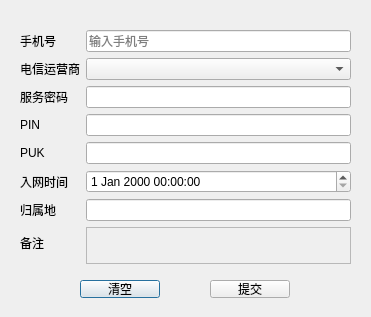
<?xml version="1.0" encoding="UTF-8"?>
<ui version="4.0">
    <class>PhoneAddDlg</class>
    <widget class="QDialog" name="PhoneAddDlg">
        <property name="geometry">
            <rect>
                <x>0</x>
                <y>0</y>
                <width>371</width>
                <height>317</height>
            </rect>
        </property>
        <property name="windowTitle">
            <string>新增手机号</string>
        </property>
        <widget class="QWidget" name="formLayoutWidget">
            <property name="geometry">
                <rect>
                    <x>20</x>
                    <y>30</y>
                    <width>331</width>
                    <height>234</height>
                </rect>
            </property>
            <layout class="QFormLayout" name="fLay">
                <item row="0" column="0">
                    <widget class="QLabel" name="labelPhone">
                        <property name="text">
                            <string>手机号</string>
                        </property>
                    </widget>
                </item>
                <item row="0" column="1">
                    <widget class="QLineEdit" name="editPhone">
                        <property name="placeholderText">
                            <string>输入手机号</string>
                        </property>
                    </widget>
                </item>
                <item row="1" column="0">
                    <widget class="QLabel" name="labelTeleOper">
                        <property name="text">
                            <string>电信运营商</string>
                        </property>
                    </widget>
                </item>
                <item row="1" column="1">
                    <widget class="QComboBox" name="editTeleOper"/>
                </item>
                <item row="2" column="0">
                    <widget class="QLabel" name="labelServicePwd">
                        <property name="text">
                            <string>服务密码</string>
                        </property>
                    </widget>
                </item>
                <item row="2" column="1">
                    <widget class="QLineEdit" name="editServicePwd"/>
                </item>
                <item row="3" column="0">
                    <widget class="QLabel" name="labelPin">
                        <property name="text">
                            <string>PIN</string>
                        </property>
                    </widget>
                </item>
                <item row="4" column="0">
                    <widget class="QLabel" name="labelPuk">
                        <property name="text">
                            <string>PUK</string>
                        </property>
                    </widget>
                </item>
                <item row="5" column="0">
                    <widget class="QLabel" name="labelJoinTime">
                        <property name="text">
                            <string>入网时间</string>
                        </property>
                    </widget>
                </item>
                <item row="6" column="0">
                    <widget class="QLabel" name="labelPhoneArea">
                        <property name="text">
                            <string>归属地</string>
                        </property>
                    </widget>
                </item>
                <item row="3" column="1">
                    <widget class="QLineEdit" name="editPin"/>
                </item>
                <item row="4" column="1">
                    <widget class="QLineEdit" name="editPuk"/>
                </item>
                <item row="5" column="1">
                    <widget class="QDateTimeEdit" name="editJoinTime"/>
                </item>
                <item row="6" column="1">
                    <widget class="QLineEdit" name="editPhoneArea"/>
                </item>
                <item row="7" column="0">
                    <widget class="QLabel" name="labelPostscript">
                        <property name="text">
                            <string>备注</string>
                        </property>
                    </widget>
                </item>
                <item row="7" column="1">
                    <widget class="QPlainTextEdit" name="editPostscript">
                        <property name="enabled">
                            <bool>false</bool>
                        </property>
                    </widget>
                </item>
            </layout>
        </widget>
        <widget class="QPushButton" name="pBtnClear">
            <property name="geometry">
                <rect>
                    <x>80</x>
                    <y>280</y>
                    <width>80</width>
                    <height>18</height>
                </rect>
            </property>
            <property name="text">
                <string>清空</string>
            </property>
        </widget>
        <widget class="QPushButton" name="pBtnSubmit">
            <property name="geometry">
                <rect>
                    <x>210</x>
                    <y>280</y>
                    <width>80</width>
                    <height>18</height>
                </rect>
            </property>
            <property name="text">
                <string>提交</string>
            </property>
        </widget>
    </widget>
    <resources/>
    <connections/>
</ui>
